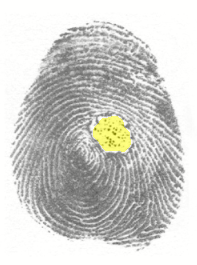
#> input picture result.png, 197 x 265 px
$ python morpholog.py result.png
#> lines starting #> are read from the running program, lines starting #| are printed output that depends on the picture; after the words box and inside, x2 and y2 are one past the last pixel; in counts of white or black regions, pixels touching at a corner belong together
import sys
import os
import numpy as np
import cv2

filename = ''
def nodebug_write(name, src):
    if False:
        cv2.imshow(filename+name, src)
    else:
        cv2.imwrite("out/"+filename+name, src)

def kernel_gen(diameter):
    '''Generator for CIRCULAR element used in morphological operations
    '''
    radius = diameter/2
    ret = np.zeros((diameter,diameter),np.uint8)
    for i in range(diameter):
        for j in range(diameter):
            # print((i-radius)**2 + (j-radius)**2)
            # print((radius)**2)
            ret[i][j] = (i+0.5-radius)**2 + (j+0.5-radius)**2 <= (radius)**2
    # print(ret)
    return ret


def main(filepath):
#> called with filepath = 'result.png'
    src = cv2.imread(filepath, 0)
#> src: shape (265, 197); min 89, max 254, mean 205

    #############################################
    # colors to grayscale as a failsafe
    if (len(src.shape) > 2):
        if (src.shape[2] == 3):
            src = cv2.cvtColor(src, cv2.COLOR_BGR2GRAY)
        else:
            src = src[:,:,0]
    # cv2.imshow('gray', src)


    #############################################
    # Binarization
    shorter_side = np.min([src.shape[0], src.shape[1]])
#> shorter_side = 197
    odd_side = shorter_side + shorter_side%2 -1
#> odd_side = 197
    chunk_side = shorter_side//4
#> chunk_side = 49
    chunk_side = chunk_side + chunk_side%2 -1

    # somewhat adaptive to recognize ridges and valleys if uneven preassure was applied
    img = cv2.adaptiveThreshold(src,255,cv2.ADAPTIVE_THRESH_GAUSSIAN_C,cv2.THRESH_BINARY,chunk_side,5)
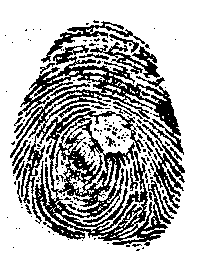
#> img: shape (265, 197); 69.8% white; 161 black regions (131 under 20 px), largest, box (x1, y1, x2, y2) and area: (10, 45, 184, 246) 11518, (142, 124, 185, 209) 794, (90, 42, 160, 78) 718
    # not really adaptive, just for recognizing background around fingerprint
    img_bckg = cv2.adaptiveThreshold(src,255,cv2.ADAPTIVE_THRESH_GAUSSIAN_C,cv2.THRESH_BINARY_INV,odd_side,10)
#> img_bckg: shape (265, 197); 37.4% white; 115 white regions (99 under 20 px), largest, box (x1, y1, x2, y2) and area: (10, 25, 185, 246) 18316, (95, 22, 145, 44) 200, (12, 140, 28, 166) 74
    nodebug_write('binary.png', img)


    #############################################
    # background recognition
    img_bckg = cv2.morphologyEx(img_bckg, cv2.MORPH_CLOSE, kernel_gen(21))
#> img_bckg: shape (265, 197); 57.9% white; 1 black region, box (x1, y1, x2, y2) and area: (0, 0, 197, 265) 21970

    # black outer ring around image to help with outer floodfill
    x,y = img_bckg.shape[:2]
#> x = 265; y = 197
    bckg_fill = np.zeros((x+2,y+2), np.uint8)
    bckg_fill[1:-1,1:-1] = img_bckg
#> bckg_fill: shape (267, 199); 56.9% white; 1 black region, box (x1, y1, x2, y2) and area: (0, 0, 199, 267) 22898

    cv2.floodFill(bckg_fill, None, (0,0), 255)
#> bckg_fill: shape (267, 199); every value is 255
    bckg_fill = cv2.bitwise_not(bckg_fill)
#> bckg_fill: shape (267, 199); every value is 0

    img_bckg = img_bckg | bckg_fill[1:-1,1:-1] # remove nonbackground shapes from image
    img_bckg = cv2.morphologyEx(img_bckg, cv2.MORPH_OPEN, kernel_gen(25)) #smoothening
#> img_bckg: shape (265, 197); 57.8% white; 1 black region, box (x1, y1, x2, y2) and area: (0, 0, 197, 265) 22049
    img_bckg = cv2.erode(img_bckg,kernel_gen(5))
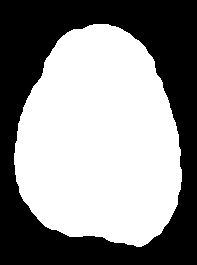
#> img_bckg: shape (265, 197); 55.1% white; 1 black region, box (x1, y1, x2, y2) and area: (0, 0, 197, 265) 23425

    #############################################
    # disease recognition
    valleys_src = img & img_bckg
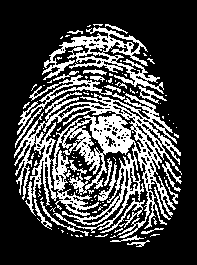
#> valleys_src: shape (265, 197); 26.8% white in thin lines or dots, all inside (x1, y1, x2, y2) = (14, 24, 182, 247)
    ridges_src = cv2.bitwise_not(img) & img_bckg
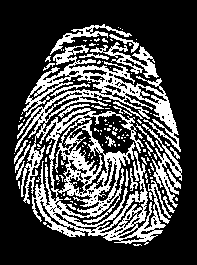
#> ridges_src: shape (265, 197); 28.3% white; 134 white regions (107 under 20 px), largest, box (x1, y1, x2, y2) and area: (15, 45, 181, 245) 11104, (142, 124, 182, 208) 740, (90, 42, 159, 78) 679

    valleys = valleys_src
    ridges = ridges_src


    valleys = cv2.dilate(valleys, kernel_gen(3)) # liquidate small black dots
#> valleys: shape (265, 197); 51.1% white; 333 black regions (316 under 20 px), largest, box (x1, y1, x2, y2) and area: (0, 0, 197, 265) 23782, (74, 152, 89, 169) 89, (105, 153, 123, 169) 81
    # cv2.imwrite('D_small_dots.png', valleys)
    valleys = cv2.erode(valleys, kernel_gen(17)) # liquidate (not so) small white dots
#> valleys: shape (265, 197); 0.62% white; 23 white regions (18 under 20 px), largest, box (x1, y1, x2, y2) and area: (115, 103, 136, 112) 66, (138, 122, 147, 134) 63, (147, 150, 158, 164) 53, (119, 135, 125, 146) 40, (55, 164, 61, 171) 24
    # cv2.imwrite('E_middle_dots.png', valleys)
    valleys = cv2.dilate(valleys, kernel_gen(25)) # enhance back whatever white remained
#> valleys: shape (265, 197); 19.6% white; 7 white regions, largest, box (x1, y1, x2, y2) and area: (62, 91, 177, 176) 6067, (43, 152, 73, 203) 1168, (13, 121, 44, 152) 715
    # cv2.imwrite('D_middle_connect.png', valleys)
    valleys = cv2.erode(valleys, kernel_gen(11)) # scale back down
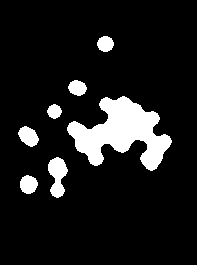
#> valleys: shape (265, 197); 10.7% white; 7 white regions, largest, box (x1, y1, x2, y2) and area: (67, 96, 172, 171) 3918, (48, 157, 68, 198) 515, (18, 126, 39, 147) 294
    # cv2.imwrite('E_small_scale.png', valleys)

    # different vallues for ridges to reduce false-positives
    ridges = cv2.dilate(ridges, kernel_gen(3)) # liquidate small black dots
#> ridges: shape (265, 197); 52.5% white; 325 black regions (310 under 20 px), largest, box (x1, y1, x2, y2) and area: (0, 0, 197, 265) 22962, (93, 131, 132, 152) 295, (64, 37, 93, 47) 99
    ridges = cv2.erode(ridges, kernel_gen(21)) # liquidate (not so) small white dots
#> ridges: shape (265, 197); 0.28% white; 11 white regions (10 under 20 px), largest, box (x1, y1, x2, y2) and area: (121, 202, 138, 222) 97
    ridges = cv2.dilate(ridges, kernel_gen(25)) # enhance back whatever white remained to connect areas
#> ridges: shape (265, 197); 9.9% white; 4 white regions, box (x1, y1, x2, y2) and area: (84, 190, 167, 246) 2697, (29, 182, 64, 221) 963, (33, 73, 74, 104) 960, (23, 100, 49, 127) 544
    ridges = cv2.erode(ridges, kernel_gen(13)) # scale back down
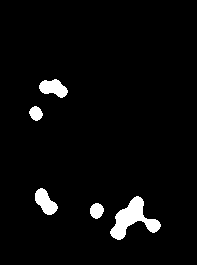
#> ridges: shape (265, 197); 3.8% white; 5 white regions, box (x1, y1, x2, y2) and area: (110, 196, 161, 240) 938, (35, 188, 58, 215) 362, (39, 79, 68, 98) 355, (90, 203, 104, 219) 169, (29, 106, 43, 121) 148

    #############################################
    # coloration of masked area in original image
    old_img = cv2.cvtColor(src, cv2.COLOR_GRAY2BGR)
    result = old_img.copy()

    mask_high = ridges//2
    result[:,:,2] += mask_high
    result[:,:,2][old_img[:,:,2] > result[:,:,2]]=255

    mask_pit = valleys//2
    result[:,:,0] -= mask_pit
    result[:,:,0][old_img[:,:,0] < result[:,:,0]]=0
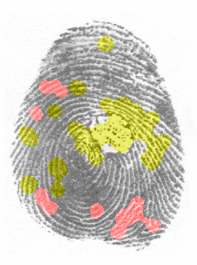
#> result: shape (265, 197, 3); mean B, G, R 191.5, 205, 209

    #############################################
    # write result
    nodebug_write('result.png',result)


if __name__ == "__main__":
    if len(sys.argv) < 2:
        print("Expected file argument")
        exit(1)
    else:
        for filepath in sys.argv[1:]:
            filename = os.path.basename(filepath)
            main(filepath)
        cv2.waitKey(0)
